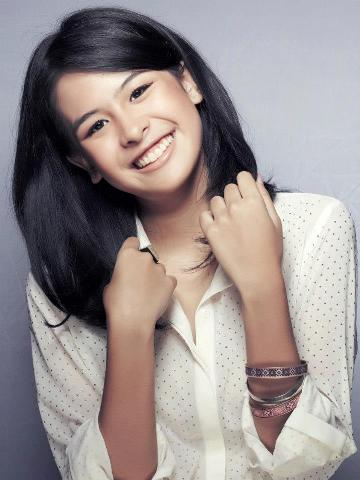
#> input picture tugas_1/image_conversion/maudy.jpg, 360 x 480 px
$ python main.py
#> lines starting #> are read from the running program, lines starting #| are printed output that depends on the picture; after the words box and inside, x2 and y2 are one past the last pixel; in counts of white or black regions, pixels touching at a corner belong together
import cv2

# Convert Image
maudy_ori = cv2.imread('./maudy.jpg')
#> maudy_ori is the input picture: shape (480, 360, 3); mean B, G, R 143.8, 144.4, 153.8
maudy_gray = cv2.cvtColor(maudy_ori, cv2.COLOR_BGR2GRAY)
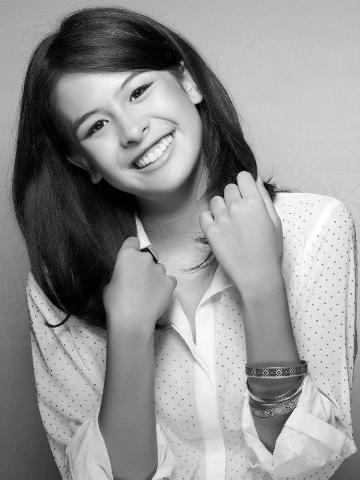
#> maudy_gray: shape (480, 360); min 0, max 255, mean 147.1
maudy_binary = cv2.threshold(maudy_gray, 127, 255, cv2.THRESH_BINARY)[1]
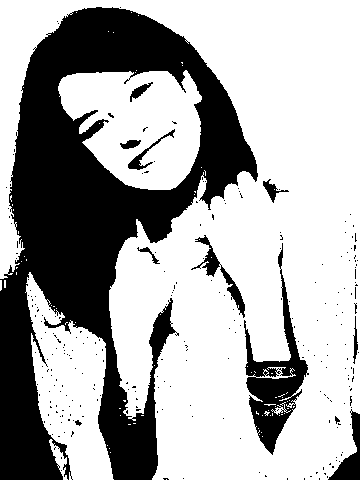
#> maudy_binary: shape (480, 360); 66.3% white; 260 black regions (248 under 20 px), largest, box (x1, y1, x2, y2) and area: (0, 7, 258, 480) 51083, (244, 243, 309, 455) 4030, (328, 409, 360, 480) 830
maudy_bgr = cv2.cvtColor(maudy_ori, cv2.COLOR_RGB2BGR)
maudy_hsv = cv2.cvtColor(maudy_ori, cv2.COLOR_RGB2HSV)
#> maudy_hsv: shape (480, 360, 3); mean H, S, V 86.3, 44.6, 159.5
maudy_hsv_2 = cv2.cvtColor(maudy_ori, cv2.COLOR_BGR2HSV)
#> maudy_hsv_2: shape (480, 360, 3); mean H, S, V 69.8, 44.6, 159.5

# Show Image
cv2.imshow('Original image',maudy_ori)
cv2.imshow('Gray image', maudy_gray)
cv2.imshow('BW image', maudy_binary)
cv2.imshow('BGR image', maudy_bgr)
cv2.imshow('HSV image', maudy_hsv)
cv2.imshow('HSV 2 image', maudy_hsv_2)

# Save Image
cv2.imwrite('maudy_gray.jpg',maudy_gray)
cv2.imwrite('maudy_binary.jpg',maudy_binary)
cv2.imwrite('maudy_bgr.jpg',maudy_bgr)
cv2.imwrite('maudy_hsv.jpg',maudy_hsv)
cv2.imwrite('maudy_hsv_2.jpg',maudy_hsv_2)

cv2.waitKey(0)
cv2.destroyAllWindows()
